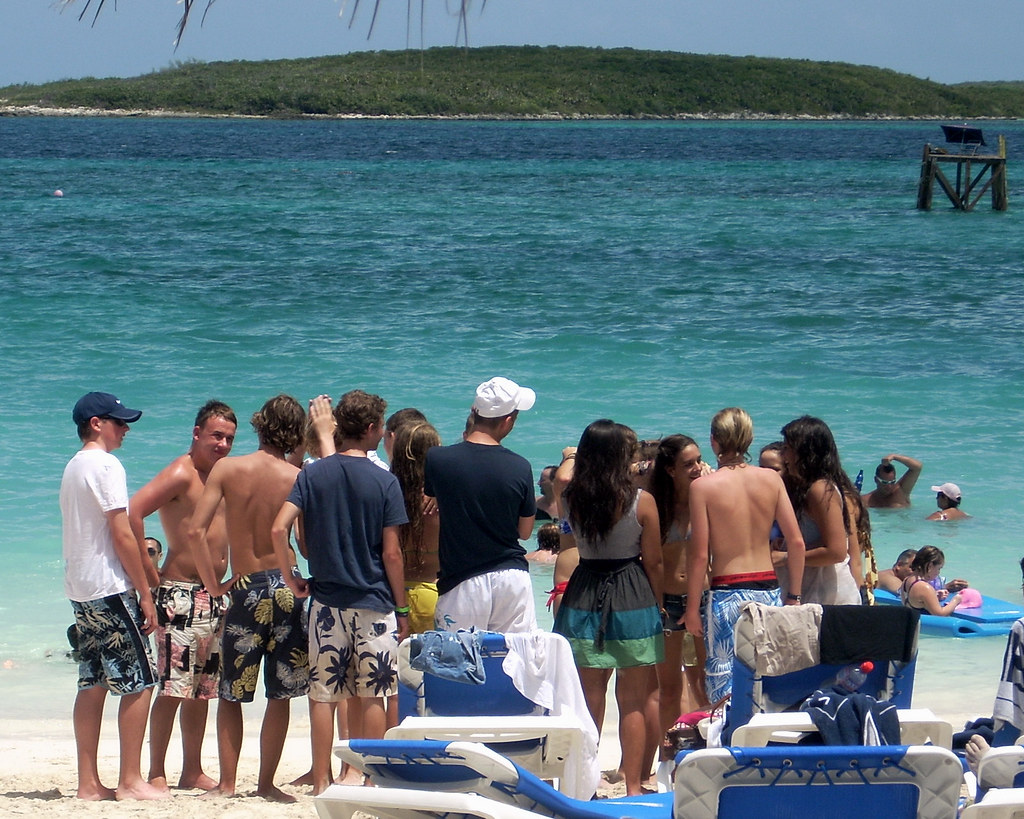
#> input picture test_dataset/dataset/test/images/test_4507_2.jpg, 1024 x 819 px
$ python extract_features_bovw.py --image_dir ../test_dataset/dataset/test/images
#> lines starting #> are read from the running program, lines starting #| are printed output that depends on the picture
import argparse
import os

import cv2
import numpy as np
from sklearn.cluster import KMeans
from sklearn.preprocessing import StandardScaler
from tqdm import tqdm

from plot.feature_plotting import plot_pca, plot_tsne, plot_umap


class BoVWExtractor:
    def __init__(self, image_dir, output_csv, n_clusters=100):
        self.image_dir = image_dir
        self.output_csv = output_csv
        self.n_clusters = n_clusters

    def load_images_from_folder(self):
        images = []
        image_paths = []
        for filename in tqdm(os.listdir(self.image_dir), desc="Loading images"):
            if filename.lower().endswith((".jpg", ".jpeg", ".png")):
                img_path = os.path.join(self.image_dir, filename)
                img = cv2.imread(img_path)
#> img is the input picture: shape (819, 1024, 3); mean B, G, R 125.2, 117, 94.3
                gray = cv2.cvtColor(img, cv2.COLOR_BGR2GRAY)
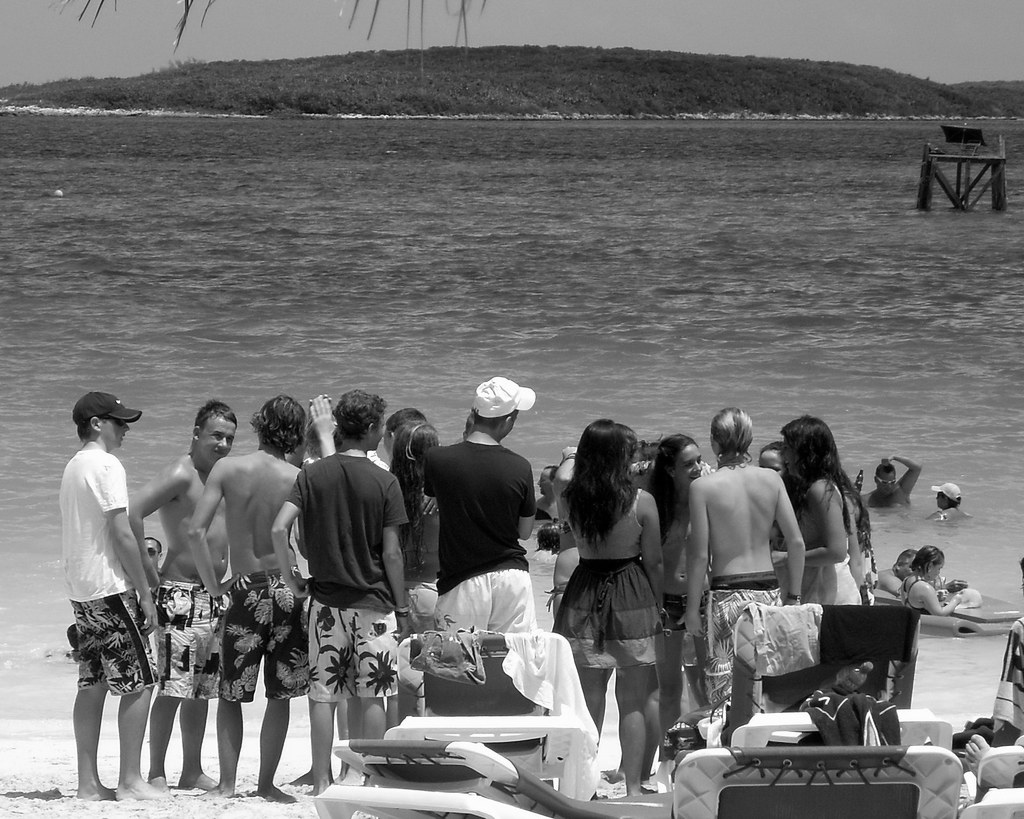
#> gray: shape (819, 1024); min 0, max 255, mean 111.2
                images.append(gray)
                image_paths.append(img_path)
#> pass 2 of the loop in load_images_from_folder, `for filename in tqdm(os.listdir(self.image_dir), desc="Loading images"):`:
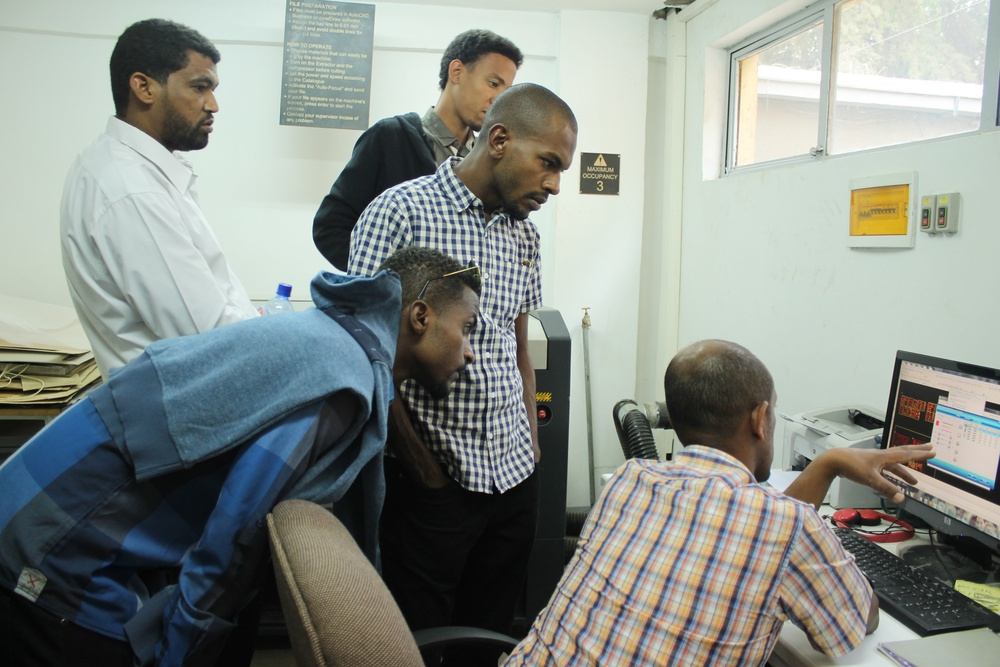
#> input picture test_dataset/dataset/test/images/test_4507_3.jpg, 1000 x 667 px, shrunk from 4272 x 2848 before the run
#> in load_images_from_folder, img is the input picture: shape (667, 1000, 3); mean B, G, R 137.6, 143.4, 137.2
#> in load_images_from_folder, `gray = cv2.cvtColor(img, cv2.COLOR_BGR2GRAY)`:
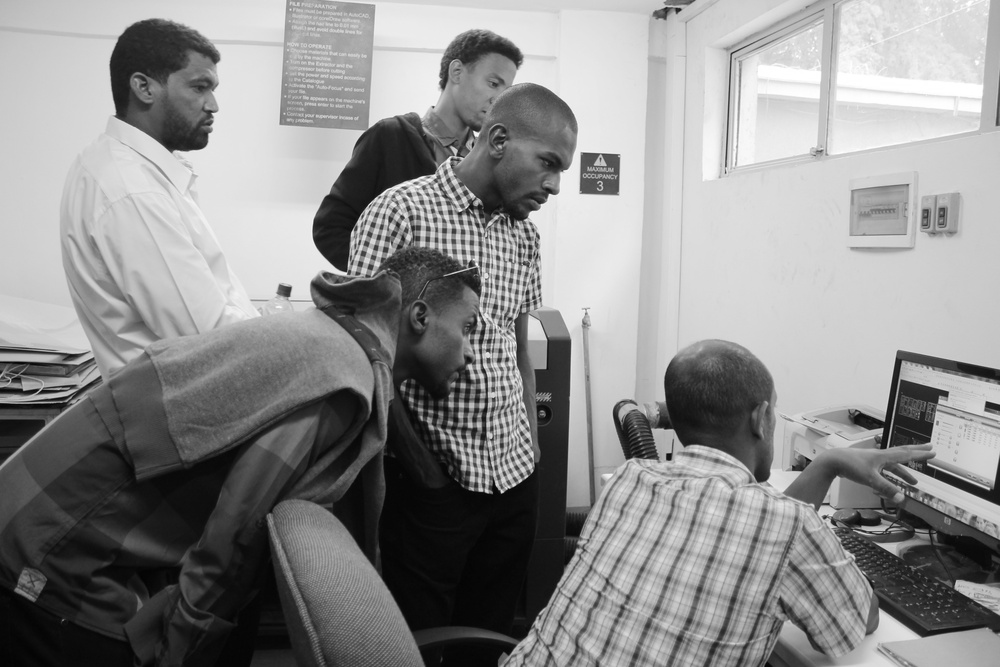
#> gray: shape (667, 1000); min 2, max 255, mean 140.9
#> in run, `images, image_paths = self.load_images_from_folder()`: images = 2 items
        return images, image_paths

    def extract_features_bovw(self, images):
        sift = cv2.SIFT_create()
        descriptors_list = []

        for image in tqdm(images, desc="Extracting SIFT features"):
            keypoints, descriptors = sift.detectAndCompute(image, None)
            if descriptors is not None:
                descriptors_list.append(descriptors)
#> this loop made 2 passes
#> after the loop, descriptors_list = 2 items

        all_descriptors = np.vstack(descriptors_list)
        kmeans = KMeans(n_clusters=self.n_clusters)
        kmeans.fit(all_descriptors)

        all_histograms = []
        for image in tqdm(images, desc="Computing histograms"):
            keypoints, descriptors = sift.detectAndCompute(image, None)
            histogram = np.zeros(self.n_clusters)
            if descriptors is not None:
                labels = kmeans.predict(descriptors)
                for label in labels:
                    histogram[label] += 1
            all_histograms.append(histogram)
#> after the loop, all_histograms = 2 items

        scaler = StandardScaler()
        all_histograms = scaler.fit_transform(all_histograms)
        return np.array(all_histograms)

    def plot_features(self, features, task, output_dir):
        plot_pca(features, output_dir, task, title="PCA of BoVW Features")
        plot_tsne(features, output_dir, task, title="t-SNE of BoVW Features")
        plot_umap(features, output_dir, task, title="UMAP of BoVW Features")

    def run(self):
        images, image_paths = self.load_images_from_folder()
        if len(images) == 0:
            print("No valid images found in the specified directory.")
            return

        bovw_features = self.extract_features_bovw(images)
#> (the run stopped early here; a loop or call above may not have finished)
